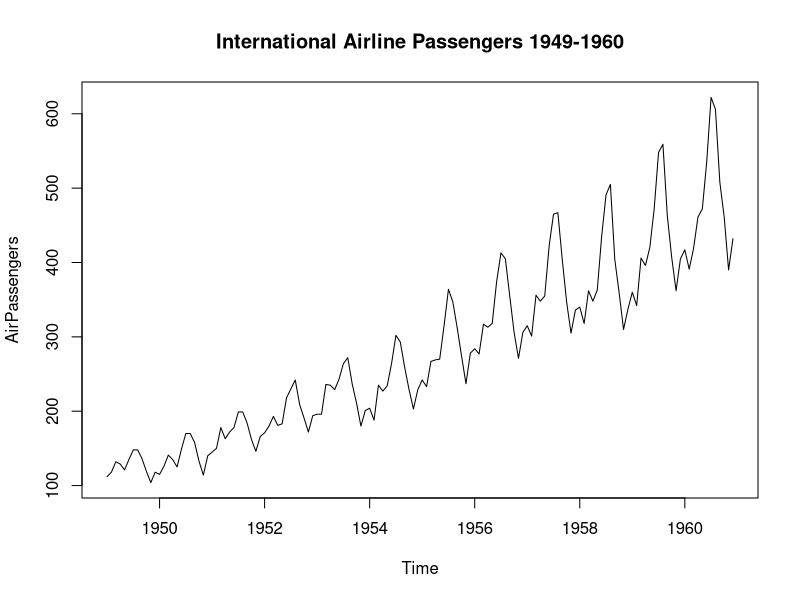

R code for this plot: (Note: a time limit stopped this script after it produced the figure.)
## ---- chunk 1
library(forecast)

data(AirPassengers)
plot(AirPassengers, main = "International Airline Passengers 1949-1960")
## ---- chunk 2
set.seed(123)
n <- length(AirPassengers)
n_boot <- 1000

# create bootstrap sample indices
boot_indices <- replicate(n_boot, sample(1:n, replace = TRUE))

# create list to store models
models <- list()

# create bootstrapped models
for(i in 1:n_boot) {
  boot_data <- AirPassengers[boot_indices[, i]]
  models[[i]] <- auto.arima(boot_data)
}

models[[1]]
## ---- chunk 3
# create list to store residuals
residuals <- list()

# create residuals for each model
for(i in 1:n_boot) {
  boot_data <- AirPassengers[boot_indices[, i]]
  residuals[[i]] <- residuals(models[[i]])
}

# summarize residuals
residual_means <- sapply(residuals, mean)
residual_sd <- sapply(residuals, sd)

# plot residuals
par(mfrow = c(2, 1))

hist(
  residual_means, 
  main = "Bootstrapped Model Residuals", 
  xlab = "Mean Residuals"
  )
hist(
  residual_sd, 
  col = "red", 
  main = "", 
  xlab = "SD Residuals"
  )

par(mfrow = c(1,1))
